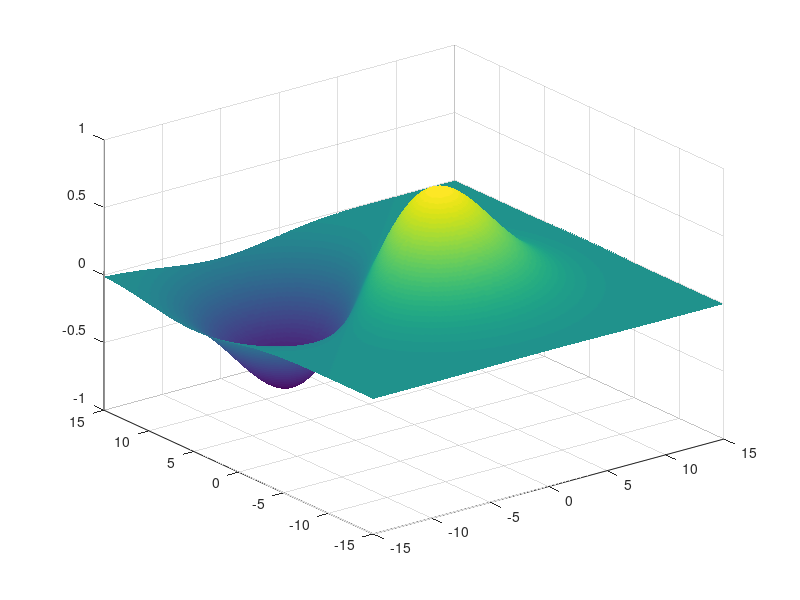

Reproduce this figure in MATLAB.
% integral from negative infinitiy to positive infinity
% Gaussian function: a*e^(-(x-b)^2)/(2c^2)
% parameters a, b, c are real constants, c>0
% a = alpha 
% b = mu (expected value)
% c = sigma (variance)

var_s = 3;
alpha = 1/(var_s*sqrt(2*pi));
mu = 0;
sigma = sqrt(var_s);
dx = .1;

mux = -5;
muy = 5;
var_s2 = 3;
alpha2 = 1/(var_s2*sqrt(2*pi));
sigma2 = sqrt(var_s2);


%range over which I'm plotting
x = -15:dx:15;
y = x;

[X,Y] = meshgrid(x,y);

%improve this function so all parameters are included
z = exp(-(alpha.*((X.^2)+(Y.^2))/(2*sigma.^2)));

%I'm specifying the 'expected value' in the x and y axis with the 
%variable mux and muy. sigma 2 changes the variance. 
z2 = -exp(-(alpha2.*(((X-mux).^2)+((Y-muy).^2))/(2*sigma2.^2)));
%I add the values of z2 to z so that it's plotted as one continuous 
%manifold
z = z+z2;

% This works fine. Just plotting the function.
surf(X,Y, z)
hold on
%surf(X,Y, z2)
shading interp
axis([min(x) max(x) min(y) max(y) -1 1])

%x and y limits will automatically change based on the the lowest and 
%highest value in the matrix


